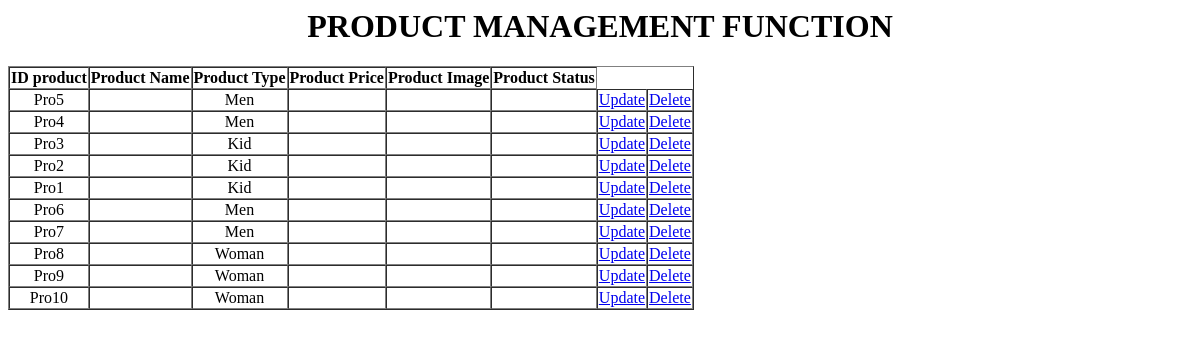
Before: /product__managment.php with the older database file.
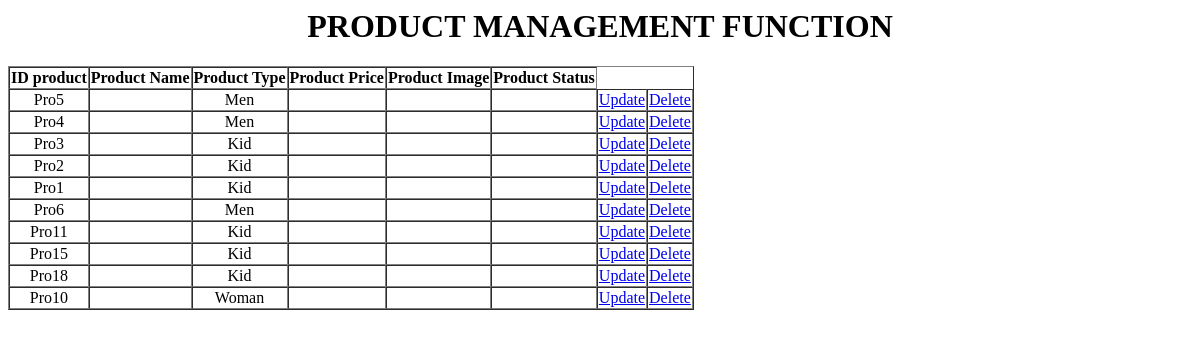
After: the same page with the newer database file.
### tables this page shows
CREATE TABLE IF NOT EXISTS `product` (
  `id_product` varchar(20) NOT NULL,
  `productname` varchar(100) NOT NULL,
  `id_producttype` varchar(20) NOT NULL,
  `id_provider` varchar(20) NOT NULL,
  `productimage` varchar(50) NOT NULL,
  `total` int(11) NOT NULL,
  `price` double NOT NULL,
  `color` varchar(20) NOT NULL,
  `size` float NOT NULL,
  `description` varchar(100) NOT NULL,
  `status` int(11) NOT NULL,
  PRIMARY KEY (`id_product`)
);

### index__data.php (called while the page is built, shortened)
<?php
    $level = "";
    include $level."DB/database.php";
    $product_search = isset($_POST['SearchData']) ? $_POST['SearchData'] : "";
    $SQL_str_listproduct = "SELECT * from product where productname like '%$product_search%'";
    $list__product = $connect->prepare($SQL_str_listproduct);
    $list__product -> execute();
    $list__product_rowsdata = $list__product ->fetchAll();
?>

### product__managment.php (the view, shortened to what this page needs)
<?php
    include "index__data.php";
?>
<html>
    <h1 align="center" style = "text-transform: uppercase;">PRODUCT MANAGEMENT FUNCTION</h1>
    <table cellspacing="0" border="1" id="list__product">
        <tr>
            <th>ID product</th>
            <th>Product Name</th>
            <th>Product Type</th>
            <th>Product Price</th>
            <th>Product Image</th>
            <th>Product Status</th>
        </tr>
        <?php
            foreach($list__product_rowsdata as  $product)
            {
        ?>
            <tr align="center">
                <td><?php echo $product['id_product']?></td>
                <td><?php echo $product['product_name']?></td>
                <td><?php echo $product['id_producttype']?></td>
                <td><?php echo $product['product_price']?></td>
                <td><?php echo $product['product_image']?></td>
                <td><?php echo $product['product_status']?></td>
                <td>
                    <a href="<?php echo $level.'update__product.php?id='.$product['id_product'];?>">Update</a>
                </td>
                <td>
                    <a href="<?php echo $level.'delete__product.php?id='.$product['id_product'];?>">Delete</a>
                </td>
            </tr>
        <?php
            }
        ?>
    </table>
</html>

Changed rows visible on the page:
removed product: id_product "Pro7", id_producttype "Men"
removed product: id_product "Pro8", id_producttype "Woman"
removed product: id_product "Pro9", id_producttype "Woman"
added product: id_product "Pro11", id_producttype "Kid"
added product: id_product "Pro15", id_producttype "Kid"
added product: id_product "Pro18", id_producttype "Kid"
